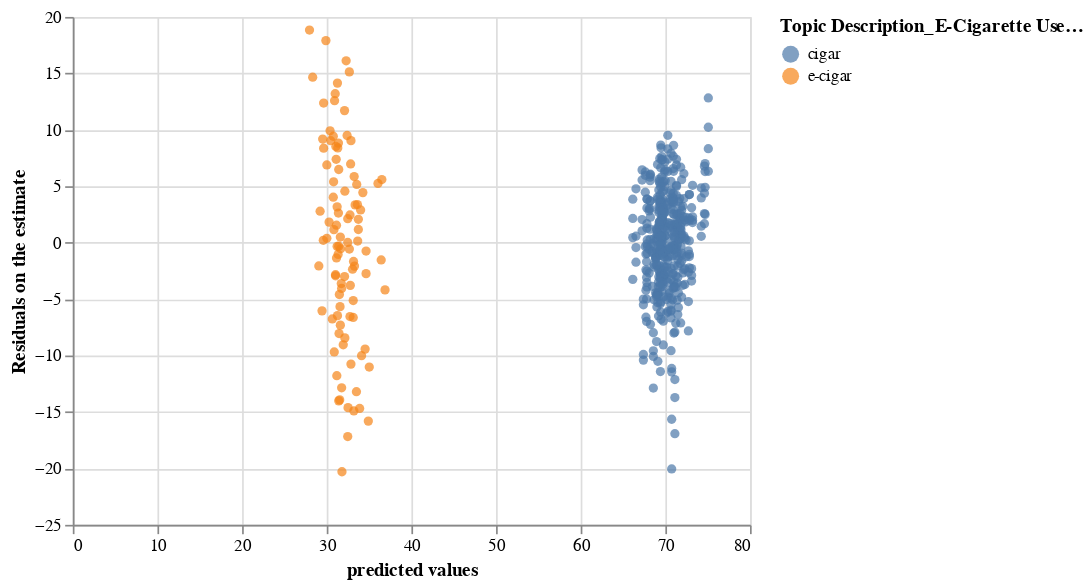

The notebook cell saved with this chart:
### Code cell
lines1 = alt.Chart(visuals).mark_circle().encode(
x=alt. X('predicted values',axis= alt. Axis(title= 'predicted values')), 
y=alt.Y('residuals',axis=alt.Axis(title='Residuals on the estimate')),
color= alt. Color('Topic Description_E-Cigarette Use (Adults)')
)
lines1

### Figure 1 — Vega-Lite specification as saved in the notebook (floating-point values rounded to 4 significant figures; data arrays with more than 128 entries replaced by an {"elided": "..."} marker saying what was removed)
{"config": {"view": {"continuousWidth": 400, "continuousHeight": 300}}, "data": {"name": "data-7452a6ac57f97c5ba2ea5da12aae90e9"}, "mark": "circle", "encoding": {"color": {"field": "Topic Description_E-Cigarette Use (Adults)", "type": "nominal"}, "x": {"axis": {"title": "predicted values"}, "field": "predicted values", "type": "quantitative"}, "y": {"axis": {"title": "Residuals on the estimate"}, "field": "residuals", "type": "quantitative"}}, "$schema": "https://vega.github.io/schema/vega-lite/v4.17.0.json", "datasets": {"data-7452a6ac57f97c5ba2ea5da12aae90e9": {"elided": "506 records"}}}
